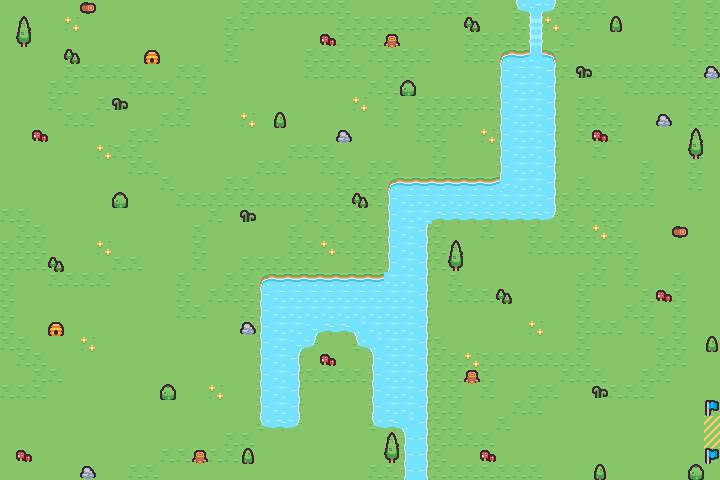

Below is a game level as drawn by its tile map, then a one-line description and the .tmx that defines it (tile-layer data replaced by summaries):
An orthogonal 45x30 tile map with 16x16 px tiles, 4 tile layers (Ground, Obstacles, Water, Goal) and 15 objects (6x hovercraft, 5x letter, 3x bomb, spawn).

<map version="1.10" tiledversion="1.10.2" orientation="orthogonal" renderorder="right-down" width="45" height="30" tilewidth="16" tileheight="16" infinite="0" nextlayerid="8" nextobjectid="16">
 <tileset firstgid="1" name="sprites" tilewidth="16" tileheight="16" tilecount="275" columns="25">
  <image source="sprites.png" trans="ff00ff" width="400" height="176" />
 </tileset>
 <layer id="1" name="Ground" width="45" height="30">
  <data>[1350 cells, 1350 non-empty, 3 distinct tile ids]</data>
 </layer>
 <layer id="2" name="Obstacles" width="45" height="30">
  <data>[1350 cells, 46 non-empty, 12 distinct tile ids]</data>
 </layer>
 <layer id="3" name="Water" width="45" height="30">
  <data>[1350 cells, 173 non-empty, 15 distinct tile ids]</data>
 </layer>
 <layer id="4" name="Goal" width="45" height="30">
  <data>[1350 cells, 4 non-empty, 3 distinct tile ids]</data>
 </layer>
 <objectgroup id="5" name="Letter Layer">
  <object id="1" name="Letter M" type="letter" gid="98" x="0" y="384" width="16" height="16" />
  <object id="2" name="Letter E" type="letter" gid="50" x="336" y="400" width="16" height="16" />
  <object id="3" name="Letter R" type="letter" gid="123" x="208" y="256" width="16" height="16" />
  <object id="4" name="Letter G" type="letter" gid="72" x="256" y="32" width="16" height="16" />
  <object id="5" name="Letter E" type="letter" gid="50" x="464" y="64" width="16" height="16" />
 </objectgroup>
 <objectgroup id="6" name="Enemy Layer">
  <object id="7" name="Bomb" type="bomb" gid="5" x="80" y="144" width="16" height="16" />
  <object id="8" name="Bomb" type="bomb" gid="5" x="16" y="304" width="16" height="16" />
  <object id="9" name="Bomb" type="bomb" gid="5" x="320" y="432" width="16" height="16" />
  <object id="10" name="Hovercraft" type="hovercraft" gid="165" x="208" y="144" width="16" height="16" />
  <object id="11" name="Hovercraft" type="hovercraft" gid="165" x="608" y="352" width="16" height="16" />
  <object id="12" name="Hovercraft" type="hovercraft" gid="165" x="112" y="400" width="16" height="16" />
  <object id="13" name="Hovercraft" type="hovercraft" gid="165" x="592" y="192" width="16" height="16" />
  <object id="14" name="Hovercraft" type="hovercraft" gid="165" x="416" y="144" width="16" height="16" />
  <object id="15" name="Hovercraft" type="hovercraft" gid="165" x="512" y="432" width="16" height="16" />
 </objectgroup>
 <objectgroup id="7" name="Player">
  <object id="6" name="Spawn" type="spawn" x="336" y="240">
   <point />
  </object>
 </objectgroup>
</map>
